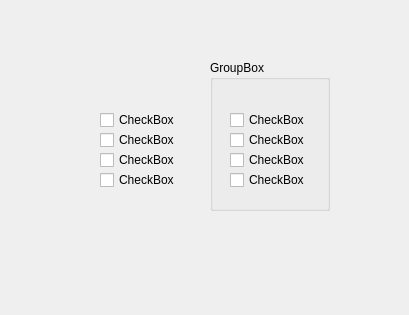
<?xml version="1.0" encoding="UTF-8"?>
<ui version="4.0">
 <class>Dialog</class>
 <widget class="QDialog" name="Dialog">
  <property name="geometry">
   <rect>
    <x>0</x>
    <y>0</y>
    <width>409</width>
    <height>315</height>
   </rect>
  </property>
  <property name="windowTitle">
   <string>Dialog</string>
  </property>
  <widget class="QCheckBox" name="cb1">
   <property name="geometry">
    <rect>
     <x>100</x>
     <y>110</y>
     <width>76</width>
     <height>20</height>
    </rect>
   </property>
   <property name="text">
    <string>CheckBox</string>
   </property>
  </widget>
  <widget class="QCheckBox" name="cb2">
   <property name="geometry">
    <rect>
     <x>100</x>
     <y>130</y>
     <width>76</width>
     <height>20</height>
    </rect>
   </property>
   <property name="text">
    <string>CheckBox</string>
   </property>
  </widget>
  <widget class="QCheckBox" name="cb3">
   <property name="geometry">
    <rect>
     <x>100</x>
     <y>150</y>
     <width>76</width>
     <height>20</height>
    </rect>
   </property>
   <property name="text">
    <string>CheckBox</string>
   </property>
  </widget>
  <widget class="QCheckBox" name="cb4">
   <property name="geometry">
    <rect>
     <x>100</x>
     <y>170</y>
     <width>76</width>
     <height>20</height>
    </rect>
   </property>
   <property name="text">
    <string>CheckBox</string>
   </property>
  </widget>
  <widget class="QGroupBox" name="groupBox">
   <property name="geometry">
    <rect>
     <x>210</x>
     <y>60</y>
     <width>120</width>
     <height>151</height>
    </rect>
   </property>
   <property name="title">
    <string>GroupBox</string>
   </property>
   <widget class="QCheckBox" name="gcb2">
    <property name="geometry">
     <rect>
      <x>20</x>
      <y>70</y>
      <width>76</width>
      <height>20</height>
     </rect>
    </property>
    <property name="text">
     <string>CheckBox</string>
    </property>
   </widget>
   <widget class="QCheckBox" name="gcb4">
    <property name="geometry">
     <rect>
      <x>20</x>
      <y>110</y>
      <width>76</width>
      <height>20</height>
     </rect>
    </property>
    <property name="text">
     <string>CheckBox</string>
    </property>
   </widget>
   <widget class="QCheckBox" name="gcb3">
    <property name="geometry">
     <rect>
      <x>20</x>
      <y>90</y>
      <width>76</width>
      <height>20</height>
     </rect>
    </property>
    <property name="text">
     <string>CheckBox</string>
    </property>
   </widget>
   <widget class="QCheckBox" name="gcb1">
    <property name="geometry">
     <rect>
      <x>20</x>
      <y>50</y>
      <width>76</width>
      <height>20</height>
     </rect>
    </property>
    <property name="text">
     <string>CheckBox</string>
    </property>
   </widget>
  </widget>
 </widget>
 <resources/>
 <connections/>
</ui>
